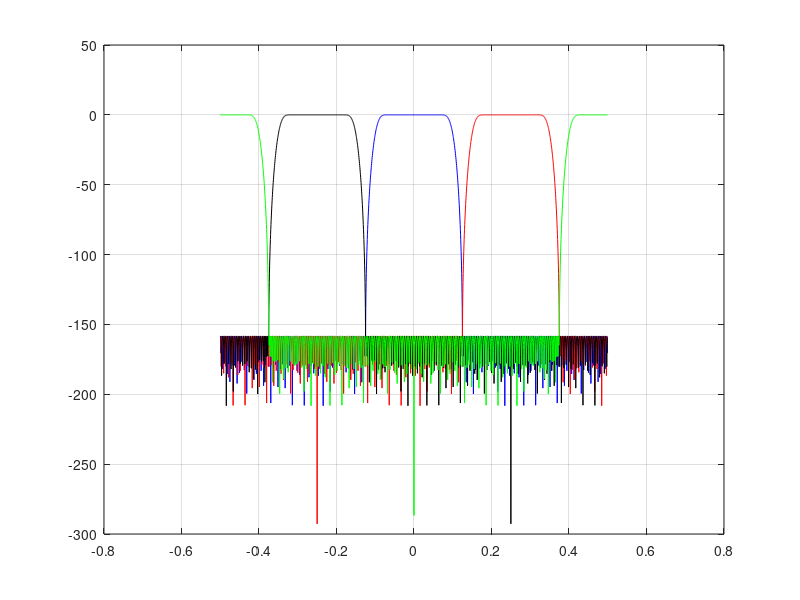

Reproduce this figure in MATLAB. (Note: this script raises an error after producing the figure.)
%%
% Polyphase Filter Bank: PFB的Matlab实现
%%
clear; clc;

M = 8;
R = 20;
P = 40;

L = M*R*P;
N = M*R-1;
%%
% 设计滤波器
Fp = 1/M;
Fst = 2/M;
f = [0 Fp Fst 1];
a = [1 1 0 0];
b = firpm(N,f,a);
%%
het1=exp(1i*2*pi*(0:N)*Fst);
het2=exp(1i*2*pi*(0:N)*(-Fst));
het3=exp(1i*2*pi*(0:N)*(2*Fst));
b1 = b.*het1;
b2 = b.*het2;
b3 = b.*het3;
r=1;
figure(r);r=r+1;
plot((-0.5:1/2048:.5-1/2048),fftshift(20*log10(abs(fft(b,2048)))),'b')
hold on
plot((-0.5:1/2048:.5-1/2048),fftshift(20*log10(abs(fft(b1,2048)))),'r')
hold on
plot((-0.5:1/2048:.5-1/2048),fftshift(20*log10(abs(fft(b2,2048)))),'k')
hold on
plot((-0.5:1/2048:.5-1/2048),fftshift(20*log10(abs(fft(b3,2048)))),'g')
grid on
% Ap = 1;
% Astop = 40;
% Hf = fdesign.lowpass('N,Fc',N,Fc);
% % Hf = fdesign.lowpass('Fp,Fst,Ap,Ast');
% Hd2 = design(Hf,'window','window',{@chebwin,50}, ...
%             'systemobject',true);
% % hfvt = fvtool(Hd2,'Color','White');
% h = Hd2.Numerator;

%%


%%

B = 2*pi/M;
w0 = 2*B;
w1 = w0+B/64;
w2 = w0-B/64;
% x = exp(1i*w0*(0:L-1))+1.5*exp(1i*w1*(0:L-1))+4*exp(1i*w2*(0:L-1));
x = exp(1i*w0*(0:L-1));

y_fir = pfb_fir(x,h,M,R,2,1);
y_pfb = pfb_fft(y_fir);
y_os2v1_fir = os2v1_pfb_fir(x,h,M,R);
y_os2v1_pfb = pfb_fft(y_os2v1_fir);
disp('end here.')
%%
tp= 2*R;
figure(r);r=r+1;
% stem(abs(y_pfb(:,tp)),'r*')
% hold on
[m,n]=size(y_os2v1_fir);
stem(abs(y_os2v1_pfb(:,tp)),'b')
error = abs(y_os2v1_pfb-y_pfb);
plot(reshape(error,[m*n,1]),'k-');
%%
%PFB的频率响应：在全带宽[0,2*pi]生成多个复正弦信号，以扫频方式画出每个正弦信号的频率响应。
fspan = linspace(0,M*B,8*101);
t=(0:M*R*P-1);
chan = zeros(M,length(fspan));
chan_os = zeros(M,length(fspan));

for k = 1:length(fspan)
    z = exp(1i*fspan(k)*t);   
    Z = pfb_fft(pfb_fir(z,h,M,R,2,1));
    Z2 = pfb_fft(os2v1_pfb_fir(z,h,M,R));
    for p = 1:M
        chan(p,k) = abs(Z(p,tp));
        chan_os(p,k) = abs(Z2(p,tp));
    end
end
%%
figure(r);r=r+1;
for kk = 1:2
    plot(fspan/pi, db(chan(kk,:)))
    hold on
end

xlim([0,fspan(end)/pi])
ylim([-150 1])
xlabel('Normalized frequency: (\times \pi /rad/sample)')
ylabel('Channel Magnitude: dB')
grid on

figure(r);r=r+1;
for kk = 1:2
    plot(fspan/pi, db(chan_os(kk,:)))
    hold on
end
% plot(fspan/pi, db(chan(2,:)))
xlim([0,fspan(end)/pi])
ylim([-150 1])
xlabel('Normalized frequency: (\times \pi /rad/sample)')
ylabel('Channel Magnitude: dB')
grid on

%%

